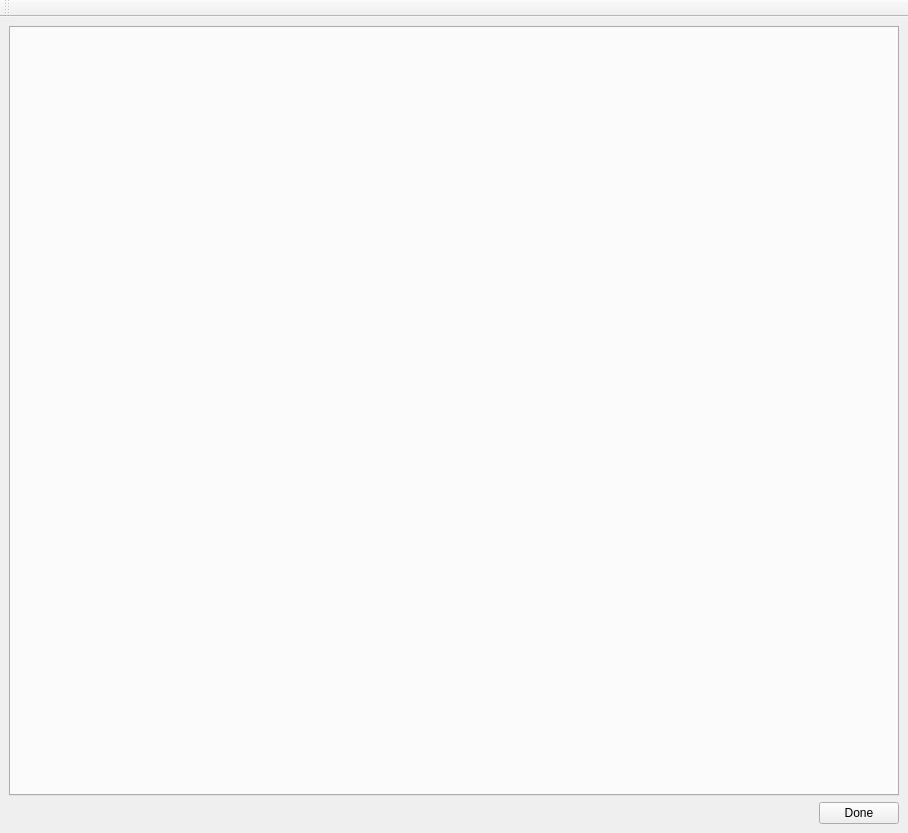
<?xml version="1.0" encoding="UTF-8"?>
<ui version="4.0">
 <class>ArgonViewerWidget</class>
 <widget class="QMainWindow" name="ArgonViewerWidget">
  <property name="geometry">
   <rect>
    <x>0</x>
    <y>0</y>
    <width>908</width>
    <height>833</height>
   </rect>
  </property>
  <property name="windowTitle">
   <string>Argon Viewer</string>
  </property>
  <widget class="QWidget" name="centralwidget">
   <layout class="QVBoxLayout" name="verticalLayout">
    <item>
     <widget class="QTabWidget" name="viewTabWidget"/>
    </item>
    <item>
     <layout class="QHBoxLayout" name="horizontalLayout">
      <item>
       <spacer name="horizontalSpacer">
        <property name="orientation">
         <enum>Qt::Horizontal</enum>
        </property>
        <property name="sizeHint" stdset="0">
         <size>
          <width>40</width>
          <height>20</height>
         </size>
        </property>
       </spacer>
      </item>
      <item>
       <widget class="QPushButton" name="pushButtonDone">
        <property name="text">
         <string>Done</string>
        </property>
       </widget>
      </item>
     </layout>
    </item>
   </layout>
  </widget>
  <widget class="QToolBar" name="toolBar">
   <attribute name="toolBarArea">
    <enum>TopToolBarArea</enum>
   </attribute>
   <attribute name="toolBarBreak">
    <bool>false</bool>
   </attribute>
  </widget>
 </widget>
 <resources/>
 <connections/>
</ui>
